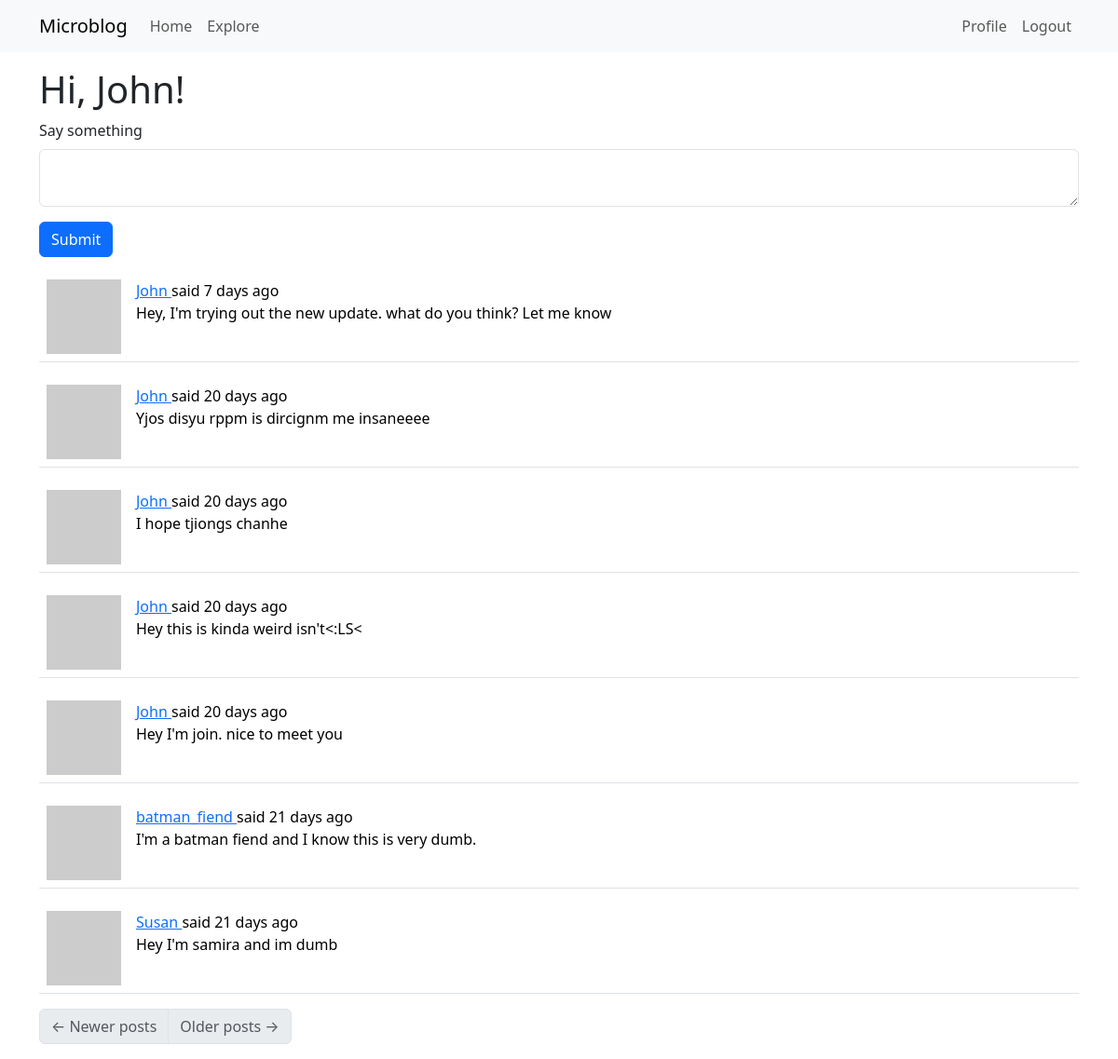
The page /index (signed in) on the database its author committed.
### app/models.py (models this page shows, shortened)
class User(UserMixin, db.Model):
    id: so.Mapped[int] = so.mapped_column(primary_key=True)
    username: so.Mapped[str] = so.mapped_column(sa.String(64), index=True, unique=True)
    email: so.Mapped[str] = so.mapped_column(sa.String(120), index=True, unique=True)
    password_hash: so.Mapped[Optional[str]] = so.mapped_column(sa.String(256))
    about_me: so.Mapped[Optional[str]] = so.mapped_column(sa.String(140))
    last_seen: so.Mapped[Optional[datetime]] = so.mapped_column(default=lambda: datetime.now(timezone.utc))
    posts: so.WriteOnlyMapped['Post'] = so.relationship(back_populates='author')
    def avatar(self, size):
        digest = md5(self.email.lower().encode('utf-8')).hexdigest()
        return f'https://www.gravatar.com/avatar/{digest}?d=identicon&s={size}'
    following: so.WriteOnlyMapped['User'] = so.relationship(
        secondary=followers, primaryjoin=(followers.c.follower_id == id),
        secondaryjoin=(followers.c.followed_id == id),
        back_populates='followers')
    followers: so.WriteOnlyMapped['User'] = so.relationship(
        secondary=followers, primaryjoin=(followers.c.followed_id == id),
        secondaryjoin=(followers.c.follower_id == id),
        back_populates='following')
    def following_posts(self):
        Author = so.aliased(User)
        Follower = so.aliased(User)
        return (
            sa.select(Post)
            .join(Post.author.of_type(Author))
            .join(Author.followers.of_type(Follower), isouter=True)
            .where(sa.or_(
                Follower.id == self.id,
                Author.id == self.id,
            ))
            .group_by(Post)
            .order_by(Post.timestamp.desc())
        )

class Post(db.Model):
    id: so.Mapped[int] = so.mapped_column(primary_key=True)
    body: so.Mapped[str] = so.mapped_column(sa.String(140))
    timestamp: so.Mapped[datetime] = so.mapped_column(index=True, default=lambda: datetime.now(timezone.utc))
    user_id: so.Mapped[int] = so.mapped_column(sa.ForeignKey(User.id),index=True)
    author: so.Mapped[User] = so.relationship(back_populates='posts')
    language: so.Mapped[Optional[str]] = so.mapped_column(sa.String(5))

### app/routes.py (the view, shortened to what this page needs)
@app.route('/', methods=['GET', 'POST'])
@app.route('/index', methods=['GET', 'POST'])
@login_required
def index():
    form = PostForm()
    posts = [
        {
            'author': {'username': 'John'},
            'body': 'Beautiful day in Portland!'
        },
        {
            'author': {'username': 'Susan'},
            'body': 'The Avengers movie was so cool!'
        }
    ]
    page = request.args.get('page', 1, type=int)
    posts = db.paginate(current_user.following_posts(), page=page, per_page=app.config['POSTS_PER_PAGE'], error_out=False)
    next_url = url_for('index', page=posts.next_num) \
        if posts.has_next else None
    prev_url = url_for('index', page=posts.prev_num) \
        if posts.has_prev else None
    return render_template('index.html', title=_('Home'), form=form, posts=posts.items, next_url=next_url, prev_url=prev_url)

### app/forms.py
class PostForm(FlaskForm):
    post = TextAreaField(_l('Say something'), validators=[
        DataRequired(), Length(min=1, max=140)])
    submit = SubmitField(_l('Submit'))

### app/__init__.py (called while the page is built)
def get_locale():
    return request.accept_languages.best_match(app.config['LANGUAGES'])

### app/models.py (called while the page is built)
@login.user_loader
def load_user(id):
    return db.session.get(User, int(id))

### app/routes.py (called while the page is built)
@app.before_request
def before_request():
    if current_user.is_authenticated:
        current_user.last_seen = datetime.now(timezone.utc)
        db.session.commit()
    g.locale = str(get_locale())

### app/templates/index.html
{% extends "base.html" %}
{% import "bootstrap_wtf.html" as wtf %}
{% block content %}
    <h1>{{ _('Hi, %(username)s!', username=current_user.username) }}</h1>
    {% if form %}
    {{ wtf.quick_form(form) }}
    {% endif %}
    {% for post in posts %}
        {% include '_post.html' %}
    {% endfor %}
    <nav aria-label="Post navigation">
        <ul class="pagination">
            <li class="page-item{% if not prev_url %} disabled{% endif %}">
                <a class="page-link" href="{{ prev_url }}">
                    <span aria-hidden="true">&larr;</span> {{ _('Newer posts') }}
                </a>
            </li>
            <li class="page-item{% if not next_url %} disabled{% endif %}">
                <a class="page-link" href="{{ next_url }}">
                    {{ _('Older posts') }} <span aria-hidden="true">&rarr;</span>
                </a>
            </li>
        </ul>
    </nav>
{% endblock %}

### app/templates/_post.html (shortened to what this page needs)
<table class="table table-hover">
    <tr>
        <td width="70px">
            <a href="{{ url_for('user', username=post.author.username) }}">
                <img src="{{ post.author.avatar(70) }}" />
            </a>
        </td>
        <td>
            {{ _('%(username)s said %(when)s',
                username=user_link, when=moment(post.timestamp).fromNow()) }}
            <br>
            <span id="post{{ post.id }}">{{ post.body }}</span>
        </td>
    </tr>
</table>

### rows shown on the page
Post: body "Hey, I'm trying out the new update. what do you think? Let me know"
Post: body "Yjos disyu rppm is dircignm me insaneeee"
Post: body "I hope tjiongs chanhe"
Post: body "Hey this is kinda weird isn't<:LS<"
Post: body "Hey I'm join. nice to meet you"
Post: body "I'm a batman fiend and I know this is very dumb."
Post: body "Hey I'm samira and im dumb"

### other values the page prints
{{ field.label(class='form-label') }} "Say something"
